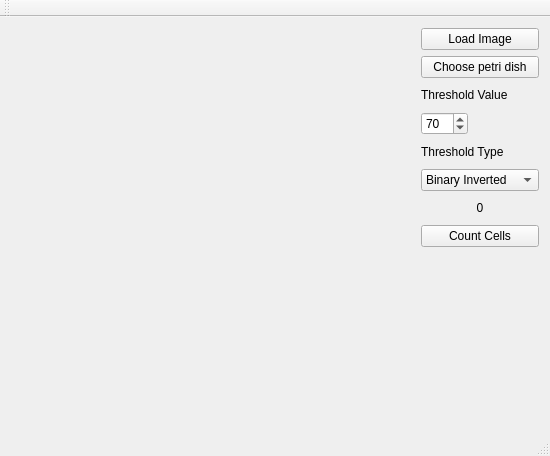
<?xml version="1.0" encoding="UTF-8"?>
<ui version="4.0">
 <class>MainWindow</class>
 <widget class="QMainWindow" name="MainWindow">
  <property name="geometry">
   <rect>
    <x>0</x>
    <y>0</y>
    <width>550</width>
    <height>456</height>
   </rect>
  </property>
  <property name="windowTitle">
   <string>MainWindow</string>
  </property>
  <widget class="QWidget" name="centralWidget">
   <layout class="QGridLayout" name="gridLayout">
    <item row="7" column="1">
     <widget class="QPushButton" name="countCellsButton">
      <property name="sizePolicy">
       <sizepolicy hsizetype="Preferred" vsizetype="Fixed">
        <horstretch>0</horstretch>
        <verstretch>0</verstretch>
       </sizepolicy>
      </property>
      <property name="text">
       <string>Count Cells</string>
      </property>
     </widget>
    </item>
    <item row="1" column="1">
     <widget class="QPushButton" name="chooseCircleButton">
      <property name="text">
       <string>Choose petri dish</string>
      </property>
     </widget>
    </item>
    <item row="8" column="1" rowspan="8">
     <spacer name="verticalSpacer">
      <property name="orientation">
       <enum>Qt::Vertical</enum>
      </property>
      <property name="sizeHint" stdset="0">
       <size>
        <width>20</width>
        <height>40</height>
       </size>
      </property>
     </spacer>
    </item>
    <item row="2" column="1">
     <widget class="QLabel" name="thresholdValueLabel">
      <property name="sizePolicy">
       <sizepolicy hsizetype="Fixed" vsizetype="Preferred">
        <horstretch>0</horstretch>
        <verstretch>0</verstretch>
       </sizepolicy>
      </property>
      <property name="text">
       <string>Threshold Value</string>
      </property>
     </widget>
    </item>
    <item row="0" column="0" rowspan="16">
     <widget class="QLabel" name="imgLabel">
      <property name="sizePolicy">
       <sizepolicy hsizetype="Minimum" vsizetype="Minimum">
        <horstretch>0</horstretch>
        <verstretch>0</verstretch>
       </sizepolicy>
      </property>
      <property name="text">
       <string/>
      </property>
     </widget>
    </item>
    <item row="6" column="1">
     <widget class="QLabel" name="countCellsLabel">
      <property name="text">
       <string>0</string>
      </property>
      <property name="alignment">
       <set>Qt::AlignCenter</set>
      </property>
     </widget>
    </item>
    <item row="3" column="1">
     <widget class="QSpinBox" name="thresholdValueSpin">
      <property name="sizePolicy">
       <sizepolicy hsizetype="Fixed" vsizetype="Fixed">
        <horstretch>0</horstretch>
        <verstretch>0</verstretch>
       </sizepolicy>
      </property>
      <property name="maximum">
       <number>255</number>
      </property>
      <property name="value">
       <number>70</number>
      </property>
     </widget>
    </item>
    <item row="0" column="1">
     <widget class="QPushButton" name="loadImageButton">
      <property name="maximumSize">
       <size>
        <width>16777215</width>
        <height>31</height>
       </size>
      </property>
      <property name="text">
       <string>Load Image</string>
      </property>
      <property name="default">
       <bool>false</bool>
      </property>
     </widget>
    </item>
    <item row="5" column="1">
     <widget class="QComboBox" name="thresholdTypeBox">
      <property name="sizePolicy">
       <sizepolicy hsizetype="Fixed" vsizetype="Fixed">
        <horstretch>0</horstretch>
        <verstretch>0</verstretch>
       </sizepolicy>
      </property>
      <property name="currentIndex">
       <number>1</number>
      </property>
      <item>
       <property name="text">
        <string>Binary</string>
       </property>
      </item>
      <item>
       <property name="text">
        <string>Binary Inverted</string>
       </property>
      </item>
      <item>
       <property name="text">
        <string>Truncate</string>
       </property>
      </item>
      <item>
       <property name="text">
        <string>To Zero</string>
       </property>
      </item>
      <item>
       <property name="text">
        <string>To Zero Inverted</string>
       </property>
      </item>
     </widget>
    </item>
    <item row="4" column="1">
     <widget class="QLabel" name="thresholdTypeLabel">
      <property name="sizePolicy">
       <sizepolicy hsizetype="Fixed" vsizetype="Preferred">
        <horstretch>0</horstretch>
        <verstretch>0</verstretch>
       </sizepolicy>
      </property>
      <property name="text">
       <string>Threshold Type</string>
      </property>
     </widget>
    </item>
   </layout>
  </widget>
  <widget class="QMenuBar" name="menuBar">
   <property name="geometry">
    <rect>
     <x>0</x>
     <y>0</y>
     <width>550</width>
     <height>26</height>
    </rect>
   </property>
  </widget>
  <widget class="QToolBar" name="mainToolBar">
   <attribute name="toolBarArea">
    <enum>TopToolBarArea</enum>
   </attribute>
   <attribute name="toolBarBreak">
    <bool>false</bool>
   </attribute>
  </widget>
  <widget class="QStatusBar" name="statusBar"/>
 </widget>
 <layoutdefault spacing="6" margin="11"/>
 <resources/>
 <connections/>
</ui>
